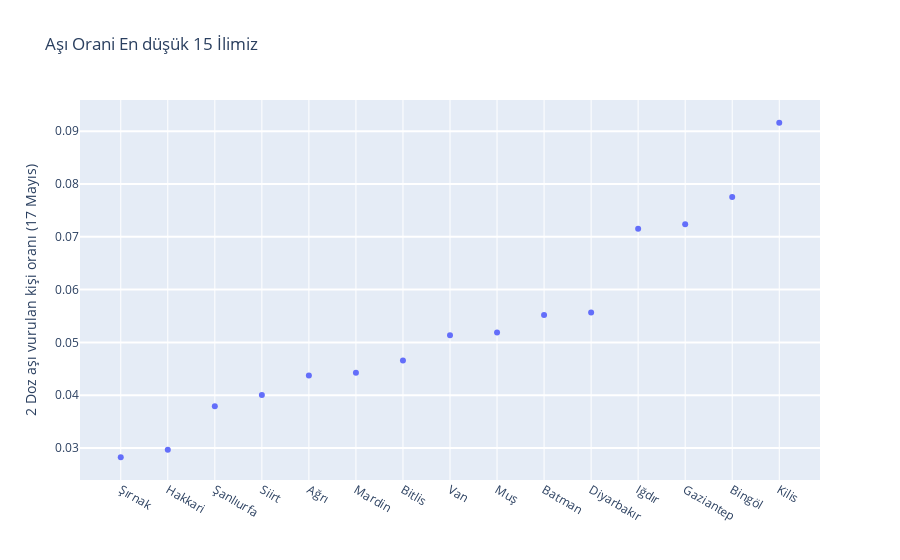

Source (notebook cell):
### Markdown cell above
### Aşı oranı hakkında görselleştirme

### Code cell
veri_paleti_v4 = veri_paleti.sort_values('AsiOrani')
veri_paleti_v4 = veri_paleti_v4[0:15]

fig = go.FigureWidget([go.Scatter(x=veri_paleti_v4.index, y=veri_paleti_v4['AsiOrani'], mode='markers')])

fig.update_layout(
    title='Aşı Orani En düşük 15 İlimiz',
    yaxis=dict(
        title='2 Doz aşı vurulan kişi oranı (17 Mayıs)',
        gridcolor='white',
        gridwidth=2,
    ) 
)

fig.show()

### Figure 1 — Plotly figure (JSON) as saved in the notebook; plotly's stock layout.template omitted (floating-point values rounded to 4 significant figures)
{"data": [{"mode": "markers", "type": "scatter", "uid": "66eefd9d-a53e-4f94-9af2-b80d99b43bb9", "x": ["Şırnak", "Hakkari", "Şanlıurfa", "Siirt", "Ağrı", "Mardin", "Bitlis", "Van", "Muş", "Batman", "Diyarbakır", "Iğdır", "Gaziantep", "Bingöl", "Kilis"], "y": [0.02827, 0.0297, 0.03791, 0.04007, 0.04373, 0.04425, 0.04658, 0.05134, 0.0519, 0.05522, 0.05567, 0.07154, 0.07237, 0.07752, 0.09159]}], "layout": {"title": {"text": "Aşı Orani En düşük 15 İlimiz"}, "yaxis": {"gridcolor": "white", "gridwidth": 2, "title": {"text": "2 Doz aşı vurulan kişi oranı (17 Mayıs)"}}}}
